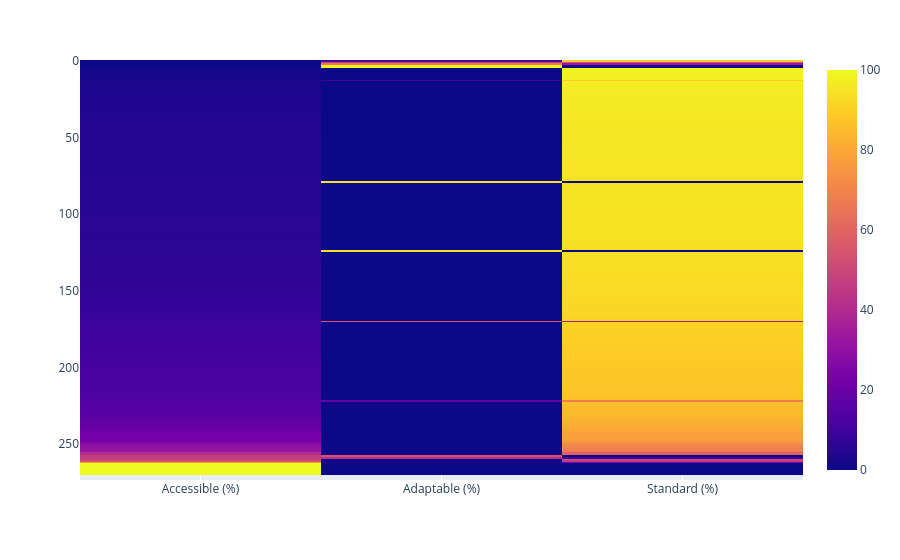

This figure's notebook cell:
### Markdown cell above
Filter to only those with at least some accessible/adaptable rooms.

### Code cell
access = [i + ' (%)' for i in access_types]
accessible_data = data.loc[data['Standard (%)'] != 100]
px.imshow(accessible_data[access].sort_values(access).reset_index(drop=True))

### Figure 1 — Plotly figure (JSON) as saved in the notebook; plotly's stock layout.template omitted (floating-point values rounded to 4 significant figures; data arrays with more than 128 entries replaced by an {"elided": "..."} marker saying what was removed)
{"data": [{"coloraxis": "coloraxis", "hovertemplate": "x: %{x}<br>y: %{y}<br>color: %{z}<extra></extra>", "name": "0", "type": "heatmap", "x": ["Accessible (%)", "Adaptable (%)", "Standard (%)"], "xaxis": "x", "y": {"elided": "274 int values"}, "yaxis": "y", "z": {"elided": "274x3 float values"}}], "layout": {"coloraxis": {"colorscale": [[0, "#0d0887"], [0.1111, "#46039f"], [0.2222, "#7201a8"], [0.3333, "#9c179e"], [0.4444, "#bd3786"], [0.5556, "#d8576b"], [0.6667, "#ed7953"], [0.7778, "#fb9f3a"], [0.8889, "#fdca26"], [1, "#f0f921"]]}, "margin": {"t": 60}, "xaxis": {"anchor": "y", "constrain": "domain", "domain": [0, 1], "scaleanchor": "y"}, "yaxis": {"anchor": "x", "autorange": "reversed", "constrain": "domain", "domain": [0, 1]}}}
